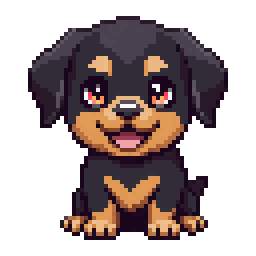
#> input picture adult.png, 64 x 64 px (shown 4 times larger)
$ python -i gen_gifs.py   (imports and definitions only)
#> lines starting #> are read from the running program, lines starting #| are printed output that depends on the picture; after the words box and inside, x2 and y2 are one past the last pixel; in counts of white or black regions, pixels touching at a corner belong together
#> further down, picture is the input picture: PIL image 64x64 RGBA; mean R, G, B, A 41.7, 29.8, 29.3, 121
"""Build interaction GIFs from the stage sprites themselves.

Animating the actual sprite (instead of generating a second character) keeps
the animation and the still frame identical, costs no PixelLab credits, and
works for every species and stage.

Output: <sprites>/<species>/anim/<stage>_<action>.gif
"""

import math
import os
import sys

from PIL import Image

# [1 line not run here, left out]

SPRITES = r"E:\Workspace\codepet\web\static\sprites"
STAGES = ["puppy", "hatchling", "juvenile", "adult", "veteran", "legend"]
FRAMES = 8
FRAME_MS = 90
PAD = 1.4  # canvas headroom so movement and rotation never clip


# [30 lines left out: function transform, not called in this run]


def quantize(image):
    """RGBA -> palette image whose last index is transparent."""
    alpha = image.getchannel("A")
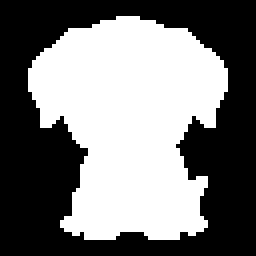
#> alpha: PIL image 64x64 L (shown 4 times larger); 47.4% white; 1 white region, box (x1, y1, x2, y2) and area: (7, 4, 57, 60) 1943
    palette_image = image.convert("RGB").convert("P", palette=Image.ADAPTIVE, colors=255)
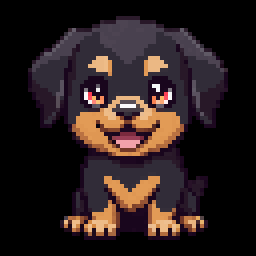
#> palette_image: PIL image 64x64 P (shown 4 times larger); mean R, G, B 41.7, 29.8, 29.3
    palette_image.paste(255, alpha.point(lambda a: 255 if a <= 128 else 0))
    return palette_image


# [18 lines left out: function build, not called in this run]


# python gen_gifs.py                          -> every species, every stage
# python gen_gifs.py rottweiler puppy hatchling -> just those stages
argv = sys.argv[1:]
species_list = [argv[0]] if argv else ["blob", "dog", "rottweiler"]
stage_list = argv[1:] or STAGES

total = 0
# [13 lines not run here, left out]

>>> from PIL import Image
>>> picture = Image.open('adult.png')
>>> result = quantize(picture)

$ run again, on puppy.png
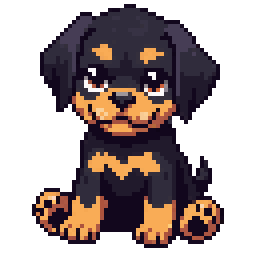
#> input picture puppy.png, 64 x 64 px (shown 4 times larger)
#> picture is the input picture: PIL image 64x64 RGBA; mean R, G, B, A 41.8, 29.3, 28.3, 127.2
#> in quantize, `alpha = image.getchannel("A")`:
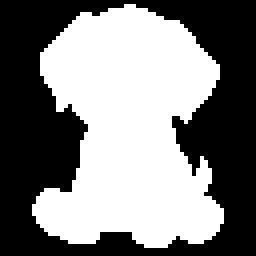
#> alpha: PIL image 64x64 L (shown 4 times larger); 49.9% white; 1 white region, box (x1, y1, x2, y2) and area: (8, 1, 56, 62) 2043
#> in quantize, `palette_image = image.convert("RGB").convert("P", palette=Image.ADAPTI..`:
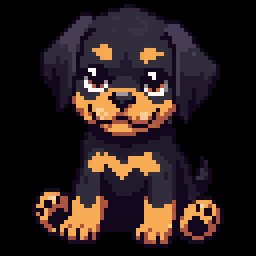
#> palette_image: PIL image 64x64 P (shown 4 times larger); mean R, G, B 41.8, 29.3, 28.3

$ run again, on veteran.png
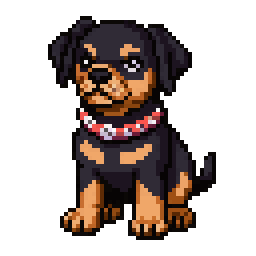
#> input picture veteran.png, 64 x 64 px (shown 4 times larger)
#> picture is the input picture: PIL image 64x64 RGBA; mean R, G, B, A 34.1, 22.5, 18.7, 96.7
#> in quantize, `alpha = image.getchannel("A")`:
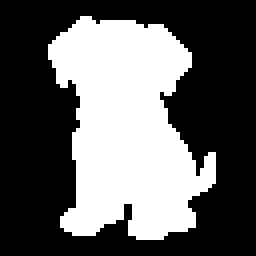
#> alpha: PIL image 64x64 L (shown 4 times larger); 37.9% white; 1 white region, box (x1, y1, x2, y2) and area: (12, 4, 54, 60) 1554
#> in quantize, `palette_image = image.convert("RGB").convert("P", palette=Image.ADAPTI..`:
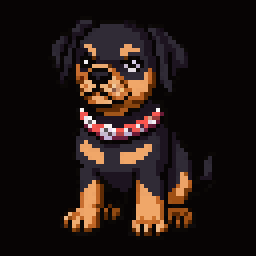
#> palette_image: PIL image 64x64 P (shown 4 times larger); mean R, G, B 34.1, 22.5, 18.7
